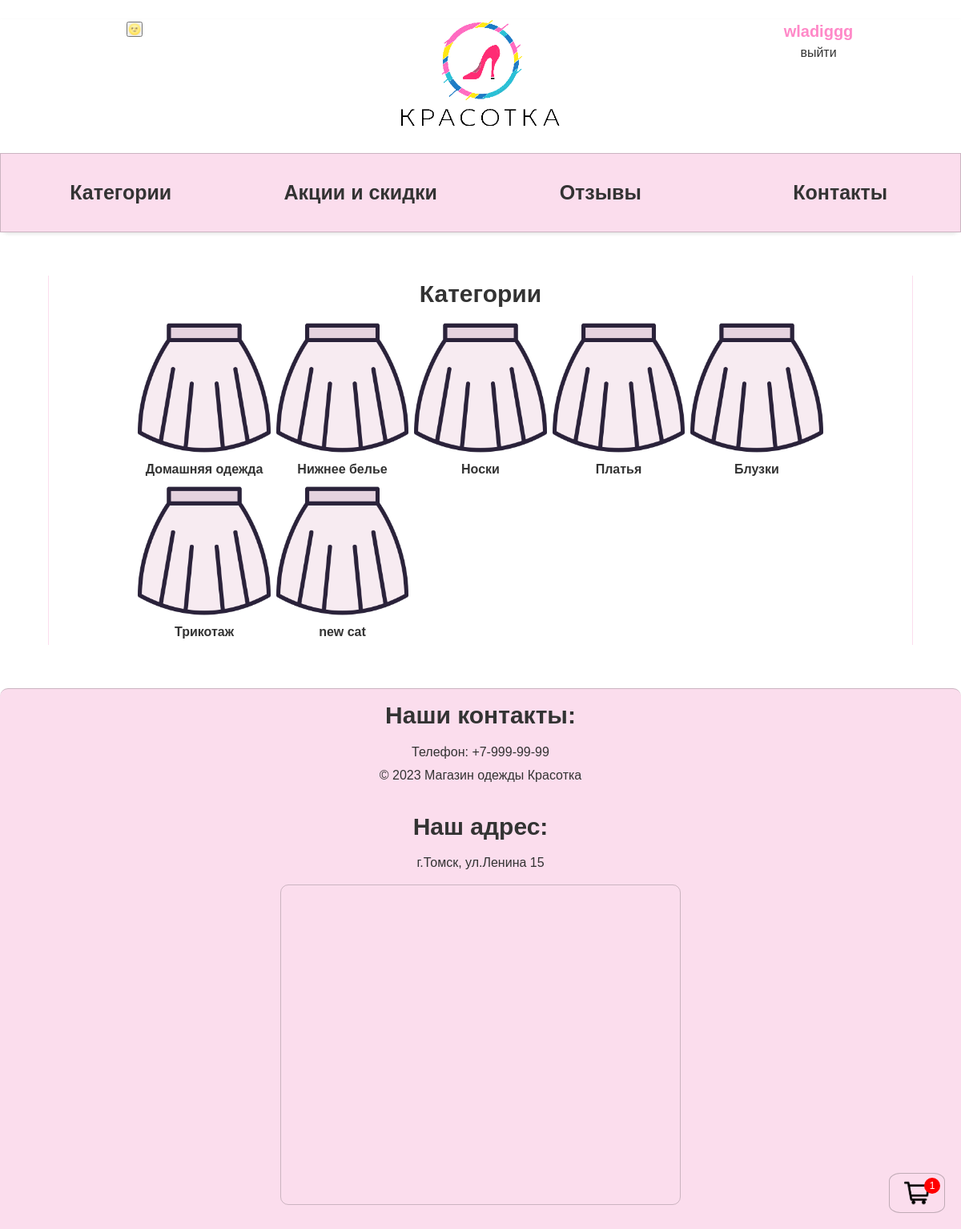
Page /category/ (signed in) on the earlier database version.
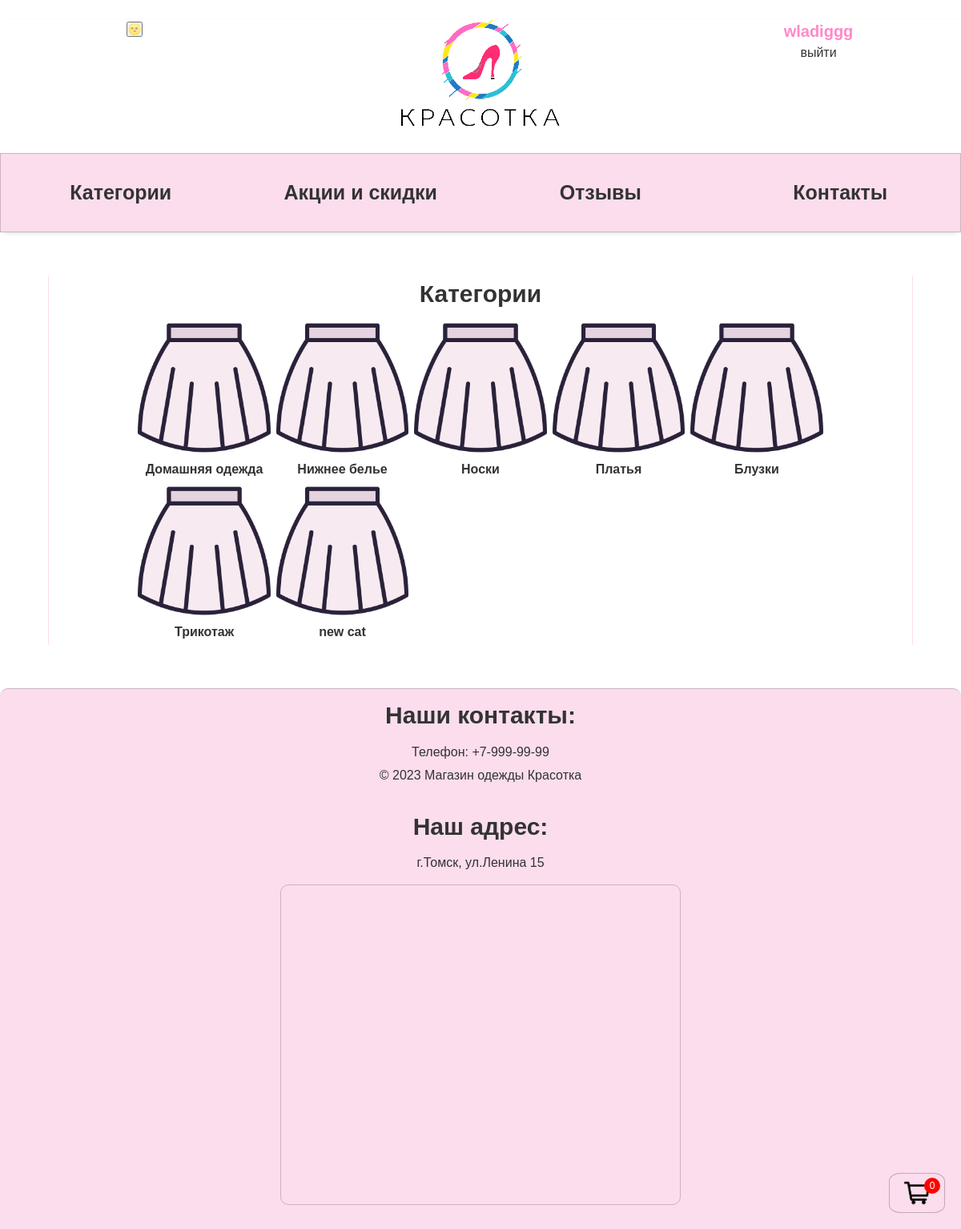
Same page on the later database version.
### cart/models.py (models this page shows, shortened)
class Cart(models.Model):
    user = models.ForeignKey(to=User, on_delete=models.CASCADE, blank=True, null=True, verbose_name='пользователь')
    product = models.ForeignKey(to=Item, on_delete=models.CASCADE, verbose_name='товар')
    quantity = models.PositiveSmallIntegerField(default=0, verbose_name='кол-во')
    session_key = models.CharField(max_length=32, null=True, blank=True)
    created_timestamp = models.DateTimeField(auto_now_add=True, verbose_name='дата добавления')
    new_params = models.CharField(max_length=32, null=True, blank=True)
    class Meta:
        db_table = 'cart'
        verbose_name = 'Корзина'
        verbose_name_plural = 'Корзина'
    objects = CartQueryset().as_manager()

### mainApp/views.py (the view)
# urls.py: path('category/', Categorys.as_view(), name='category'),
class Categorys(ListView):
    def get(self, request, *args, **kwargs):
        categories = Category.objects.all()
        carts = get_cart_user(request)
        data = {
            'categories': categories,
            'carts': carts
        }
        return render(request, 'category.html', data)

### cart/models.py (called while the page is built)
    def total_quantity(self):
        if self:
            return sum(cart.quantity for cart in self)
        return 0

### cart/utils.py (called while the page is built)
def get_cart_user(request):
    carts = Cart.objects.none()
    if request.user.is_authenticated:
        carts = Cart.objects.filter(user=request.user)
    return carts

### mainApp/templates/category.html
{% extends "base.html" %}
{% load static %}
{% block content %}
		<section class="item-section">
			<h2 style="text-align:center; color: #333;">Категории</h2>
			<ul class="item_list">
				{% for cat in categories %}
					<li class="item_list_item"><a href="http://127.0.0.1:8000/category/{{cat.slug_name}}/"><img src="{% static 'mainApp/img/юбка.png' %}" alt><br></a><h4>{{cat.name}}</h4></li>
				{% endfor %}
			</ul>
		</section>
{% endblock %}

### magaz/templates/base.html (shortened to what this page needs)
<!DOCTYPE html>
{% load static %}
<html lang="ru">
<head>
    <link rel="stylesheet" href="{% static 'mainApp/css/style.css' %}"/>
    <link href="https://fonts.cdnfonts.com/css/gilroy-bold" rel="stylesheet">
</head>
<body>
<header class="header">
    <div class="top_container">
        <div class="logo_container">
            <div class="theme-selector"><input type="button" value="&#x1F31D;"></div>
            <div class="logo">
                <a href="http://127.0.0.1:8000">
                    <img src="{% static 'mainApp/img/logogo.png' %}" alt="logo">
                </a>
            </div>
            <div class="sign_in_out">
                {% if user.is_authenticated %}
                <li class="last">
                    {% if user.username == 'admin' %}
                    <a href="http://127.0.0.1:8000/admin/" class="user-link">
                        <b class="username">{{user.username}}</b>
                    </a>
                    {% else %}
                    <a href="http://127.0.0.1:8000/users/account/" class="user-link">
                        <b class="username">{{user.username}}</b>
                    </a>
                    {% endif %}
                    <a href="http://127.0.0.1:8000/users/logout/" class="logout-link"><p>выйти</p></a>
                </li>
                {% else %}
                <li class="last">
                    <a href="http://127.0.0.1:8000/users/login/" class="login-link"><p>Войти</p></a>
                    <a href="http://127.0.0.1:8000/users/register/" class="register-link"><p>Регистрация</p></a>
                </li>
                {% endif %}
            </div>
        </div>
        <a class="buy_cart" href="{% url 'purchase:cart' %}"><img class="buy_cart_img"
                                                                  src="{% static 'mainApp/img/корзина_покупок.png' %}"
                                                                  alt="Корзина">
            <div id="cart-count">{{carts.total_quantity}}</div>
        </a>
    </div>
    <nav class="header_nav">
        <ul class="main_nav_list">
            <li class="main_nav">
                <a class="nav_cat" href="http://127.0.0.1:8000/category/">Категории</a>
            </li>
            <li class="main_nav">
                <a class="nav_cat" href="http://127.0.0.1:8000/sale/">Акции и скидки</a>
            </li>
            <li class="main_nav">
                <a class="nav_cat" href="http://127.0.0.1:8000/reviews/">Отзывы</a>
            </li>
            <li class="main_nav">
                <a class="nav_cat" href="#bottom">Контакты</a>
            </li>
        </ul>
    </nav>
</header>
<main class="block_content">
    {% block content %}
    {% endblock %}
</main>
<footer>
    <h2>Наши контакты:</h2>
    <p>Телефон: +7-999-99-99</p>
    <p>© 2023 Магазин одежды Красотка</p>
    <br>
    <h2>Наш адрес:</h2>
    <p>г.Томск, ул.Ленина 15</p>
</footer>
<div class="iframe">
    <iframe src="https://yandex.ru/map-widget/v1/?um=constructor%3Acabe00bc532732b9281b46adffe3f626dcdd78c9b9a39b3fe4279d03a0b87442&amp;source=constructor"
            width="500" height="400" frameborder="0"></iframe>
</div>
</body>
</html>

Differences in the rows shown:
removed Cart: total_quantity "1"
Other differences:
{{ carts.total_quantity }}: (not shown) → "0"
